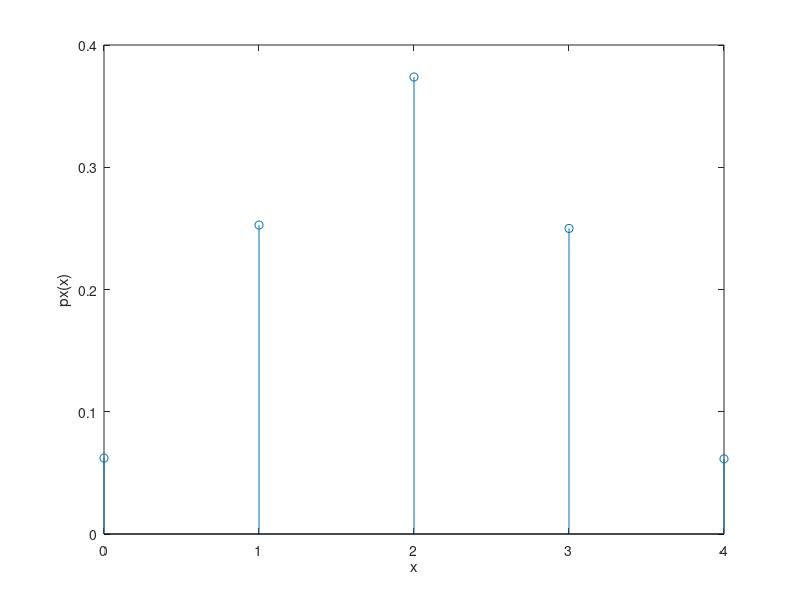

Write MATLAB code to recreate this figure.
%% a)
N = 1e5; % numero de experiencias
p = 0.5; % probabilidade
n = 4; % numero de lançamentos

x = rand(n,N) > p;
xt = sum(x);
p = zeros(1,5);

for i = 0:4
    p(i + 1) = sum(xt == i) / N;
end

stem(0:4, p);
xlabel('x');
ylabel('px(x)');

%% b)

% Valor esperado = probabilidades * amostra

V_esperado = p(1) * 0 + p(2) * 1 + p(3) * 2 + p(4) * 3 + p(5) * 4

%Variancia

%E = [x-E[x]^2] = E[x^2] - E[x]^2

Var = (p(1) * 0^2 + p(2) * 1^2 + p(3) * 2^2 + p(4) * 3^2 + p(5) * 4^2) - V_esperado ^2

desvio_padrao = sqrt(Var)

%% c)

% Discreta Binomial
% P(X=k)=(n,k) * p^k * (1−p)^(n-k)

%% d)

% P(X = 0) = (4,0) * (0.5)^0 * (0.5)^(4-0) = 0.0625
% P(X = 1) = (4,1) * (0.5)^1 * (0.5)^(4-1) = 0.25
% P(X = 2) = (4,2) * (0.5)^2 * (0.5)^(4-2) = 0.375
% P(X = 3) = (4,3) * (0.5)^3 * (0.5)^(4-3) = 0.25
% P(X = 4) = (4,4) * (0.5)^4 * (0.5)^(4-4) = 0.0625

%% e)

% E[x] = np = 4 * 0.5 = 2

% Var(X) = np(1-p) = 4 * 0.5 * (1 - 0.5) = 1